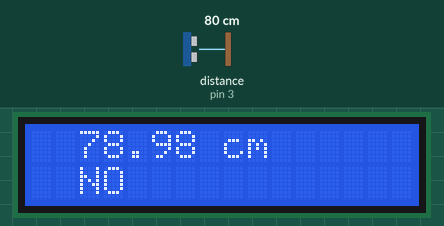
This sketch was run on a simulated Arduino Uno, built with avr-gcc and run on an emulated ATmega328P. Parts: 16×2 character LCD. Wiring (inferred from the names in the program): ultrasonic range finder: trigger pin 2; echo pin 3. The test bench sets the inputs (shaded band); at power-on: distance to the obstacle (sensor on pin 3) 80 cm. The echo pulse lasts 58.3 µs per cm.

Above: at 1.2 s.
1.3 s: distance to the obstacle (sensor on pin 3) set to 34 cm
At 2.3 s:
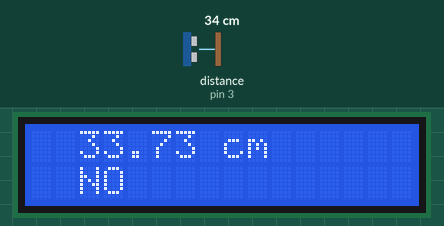
3.1 s: distance to the obstacle (sensor on pin 3) set to 27 cm
At 3.9 s:
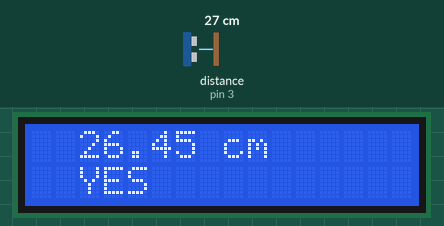
4.7 s: distance to the obstacle (sensor on pin 3) set to 120 cm
At 6.0 s:
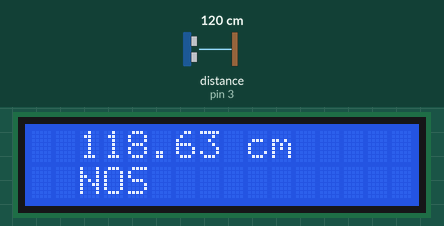
6.9 s: distance to the obstacle (sensor on pin 3) set to 2 cm
At 7.4 s:
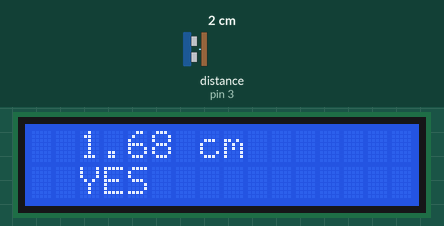
9.9 s: distance to the obstacle (sensor on pin 3) set to 18 cm
At 10.6 s:
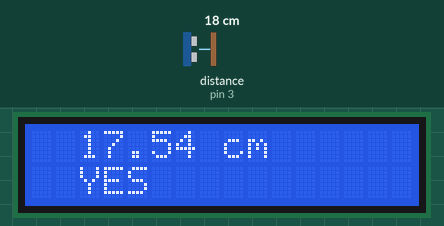
12.9 s: distance to the obstacle (sensor on pin 3) set to 4 cm
At 13.8 s:
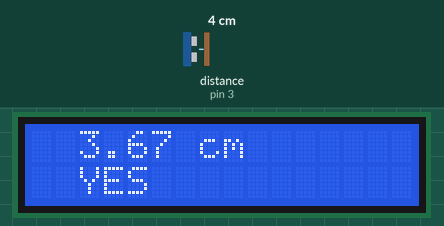
Timing chart, 0 to 15.9 s (numbered marks = the images above; inputs shaded):
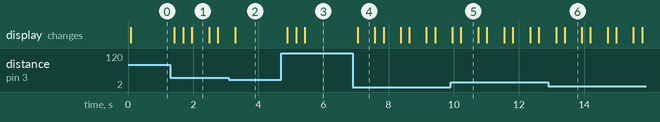

Measured:
- the behaviour switches between 31 and 30 cm on distance to the obstacle (sensor on pin 3) (found by bisection; images 1 and 2)
- after the input at 1.3 s, the display: first changes after 0.12 s (image 1 shows a later state)
- after the input at 3.1 s, the display: changes after 0.18 s (image 2)
- after the input at 4.7 s, the display: changes after 0.19 s (image 3)
- after the input at 6.9 s, the display: changes after 0.15 s (image 4)
- after the input at 9.9 s, the display: first changes after 0.06 s (image 5 shows a later state)
- after the input at 12.9 s, the display: first changes after 0.24 s (image 6 shows a later state)

The sketch:

Arduino_Waste_Sensor.ino
```cpp
#include <LiquidCrystal_I2C.h>

LiquidCrystal_I2C lcd(0x27,16,2);
const int soundTriggerPin = 2;
const int soundEchoPin = 3;

void setup(void)
{
    lcd.init();
    lcd.clear();
    lcd.backlight();
    pinMode(soundTriggerPin, OUTPUT);
    pinMode(soundEchoPin, INPUT);

    Serial.begin(9600);
}
void loop(void)
{
    digitalWrite(soundTriggerPin, LOW);
    delayMicroseconds(2);
    digitalWrite(soundTriggerPin, HIGH);
    delayMicroseconds(20);
    digitalWrite(soundTriggerPin, LOW);
      long duration = pulseIn(soundEchoPin, HIGH);
    float distance = duration * 0.034 / 2;
    lcd.setCursor(2,0);
    lcd.print(distance);
    lcd.println(" cm");
    if (distance < 30) {
      String WasteDistance = "YES";
      lcd.setCursor(2,1);
      lcd.print(WasteDistance);
    }
    else   {
      String WasteDistance = "NO";
      lcd.setCursor(2,1);
      lcd.print(WasteDistance);
  }
  delay(250);

}
```
